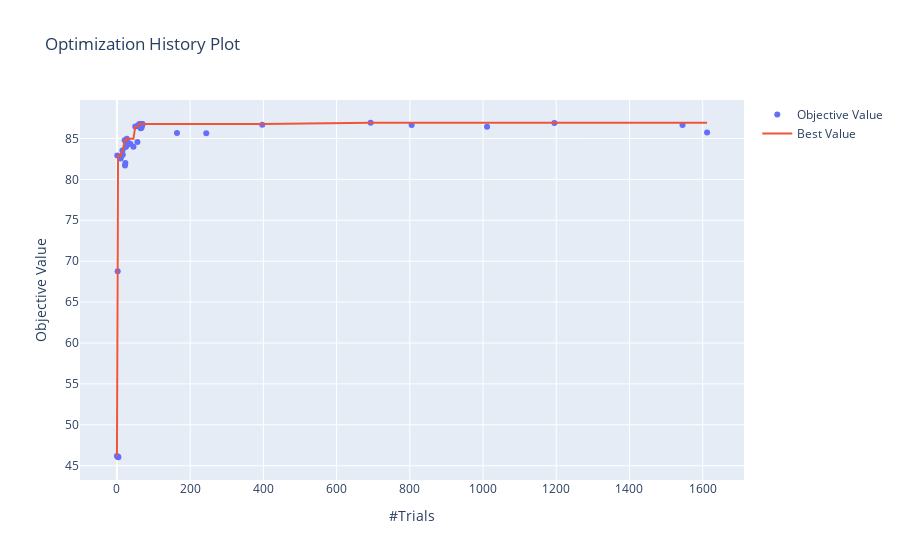

Write notebook code for a chart like this one.
### Code cell
visualization.plot_optimization_history(study)
